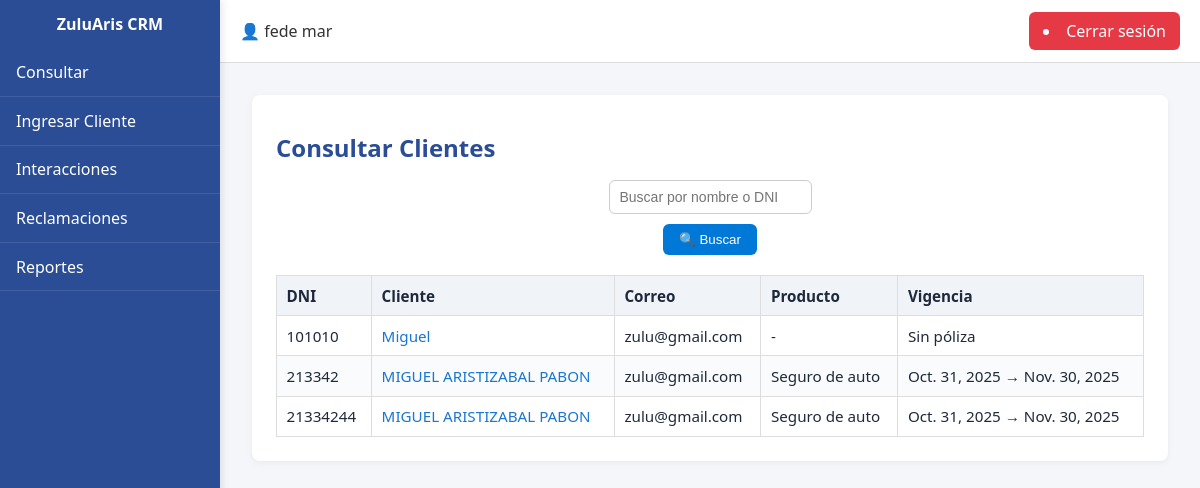
Before: /consultar/ (signed in) with the older database file.
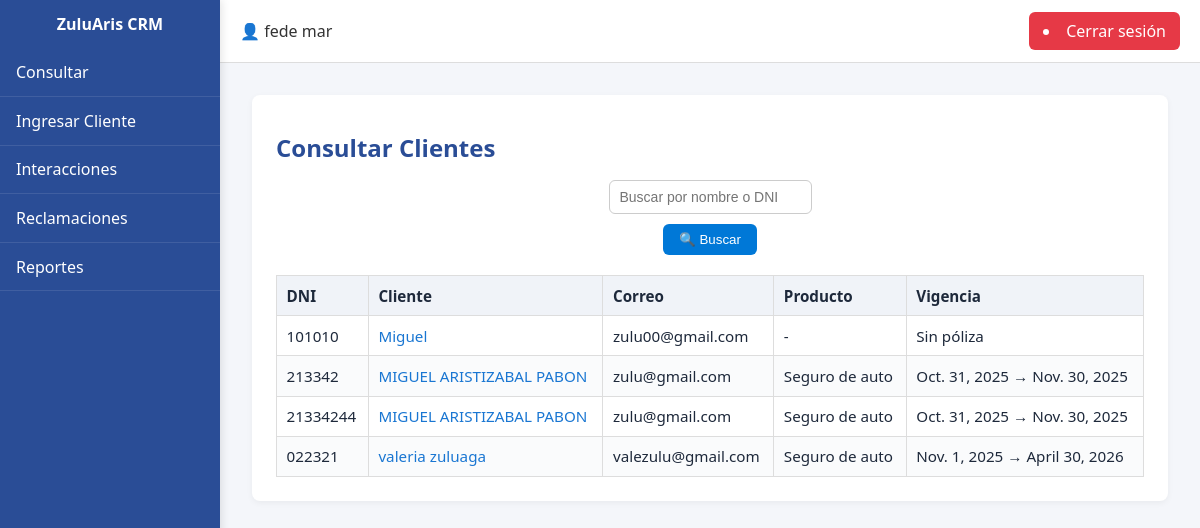
After: the same page with the newer database file.
### CRM/models.py (models this page shows)
class Clientes(models.Model):
    dni = models.CharField(max_length=50, primary_key=True)
    id_tipo_dni = models.ForeignKey(Tipo_DNI, on_delete=models.CASCADE)
    nombre = models.CharField(max_length=200)
    direccion = models.CharField(max_length=200, blank=True, null=True)
    id_ciudad = models.ForeignKey(Ciudades, on_delete=models.CASCADE)
    telefono = models.CharField(max_length=50, blank=True, null=True)
    celular = models.CharField(max_length=50)
    correo = models.EmailField(blank=True, null=True)
    asesor = models.ForeignKey("Usuarios", on_delete=models.SET_NULL, null=True, blank=True, related_name="clientes")
    class Meta:
        db_table = "clientes"

class Polizas(models.Model):
    id = models.AutoField(primary_key=True)
    id_producto = models.ForeignKey(Productos, on_delete=models.CASCADE)
    id_canal_venta = models.ForeignKey(Canal_venta, on_delete=models.CASCADE)
    dni_cliente = models.ForeignKey(Clientes, on_delete=models.CASCADE)
    fecha_inicio = models.DateField()
    fecha_fin = models.DateField()
    class Meta:
        db_table = "polizas"

class Productos(models.Model):
    id = models.AutoField(primary_key=True)
    descripcion = models.CharField(max_length=50, unique=True)
    id_ramo = models.ForeignKey(Ramos, on_delete=models.CASCADE)
    class Meta:
        db_table = "productos"

### CRM/views.py (the view)
# urls.py: path('consultar/', CRM.views.consultar_clientes, name='consultar_clientes'),
def consultar_clientes(request):
    if not request.user.is_authenticated:
        messages.error(request, "Debes iniciar sesión para acceder a esta sección.")
        return redirect("/login")
    try:
        asesor = Usuarios.objects.get(user=request.user)
    except Usuarios.DoesNotExist:
        messages.error(request, "Tu cuenta no está asociada a un perfil válido.")
        return redirect("/")
    clientes = Clientes.objects.filter(asesor=asesor).select_related("asesor")
    query = request.GET.get("q")
    if query:
        clientes = clientes.filter(nombre__icontains=query) | clientes.filter(dni__icontains=query)
    polizas = Polizas.objects.filter(dni_cliente__in=clientes).select_related("id_producto", "id_canal_venta")
    datos_clientes = []
    for cliente in clientes:
        poliza = polizas.filter(dni_cliente=cliente).order_by("-fecha_inicio").first()
        datos_clientes.append({
            "cliente": cliente,
            "poliza": poliza
        })
    return render(request, "consultar.html", {
        "datos_clientes": datos_clientes,
        "query": query or "",
    })

### CRM/templates/consultar.html (shortened to what this page needs)
{% extends 'layout_panel.html' %}
{% load static %}
{% block content %}
<div class="card">
    <h2>Consultar Clientes</h2>
    <form class="filters" method="get" action="">
        <input
            type="text"
            name="q"
            value="{{ query }}"
            placeholder="Buscar por nombre o DNI"
        >
        <button type="submit">🔍 Buscar</button>
    </form>
    <table>
        <thead>
            <tr>
                <th>DNI</th>
                <th>Cliente</th>
                <th>Correo</th>
                <th>Producto</th>
                <th>Vigencia</th>
            </tr>
        </thead>
        <tbody>
            {% if datos_clientes %}
                {% for item in datos_clientes %}
                <tr>
                    <td>{{ item.cliente.dni }}</td>
                    <td>
                        <a href="{% url 'detalle_cliente' item.cliente.dni %}" class="cliente-link">
                            {{ item.cliente.nombre }}
                        </a>
                    </td>
                    <td>{{ item.cliente.correo|default:"-" }}</td>
                    <td>
                        {% if item.poliza %}
                            {{ item.poliza.id_producto.descripcion }}
                        {% else %}
                            -
                        {% endif %}
                    </td>
                    <td>
                        {% if item.poliza %}
                            {{ item.poliza.fecha_inicio }} → {{ item.poliza.fecha_fin }}
                        {% else %}
                            Sin póliza
                        {% endif %}
                    </td>
                </tr>
                {% endfor %}
            {% else %}
                <tr>
                    <td colspan="6" style="text-align:center;">No hay clientes registrados.</td>
                </tr>
            {% endif %}
        </tbody>
    </table>
</div>
{% endblock %}

Changed rows visible on the page:
changed Clientes "Miguel": cliente.correo "zulu@gmail.com" → "zulu00@gmail.com"
added Clientes: cliente.dni "022321", cliente.nombre "valeria zuluaga", cliente.correo "valezulu@gmail.com", poliza.id_producto.descripcion "Seguro de auto", poliza.fecha_inicio "Nov. 1, 2025", poliza.fecha_fin "April 30, 2026"
